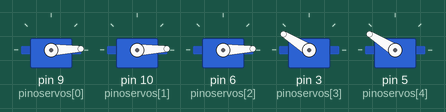
Bench run of a sketch on a simulated Arduino Uno, built with avr-gcc and run on an emulated ATmega328P. On the bench: 5 × servo.

Above: at 0.05 s.
At 1.15 s:
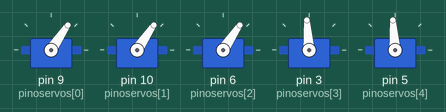
At 2.25 s:
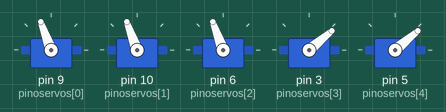
At 4.45 s:
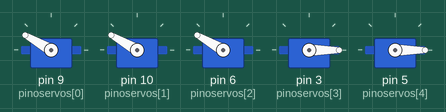
At 6.65 s:
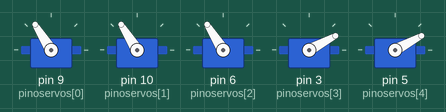
At 8.85 s:
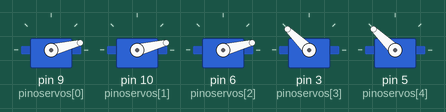
Timing chart, 0 to 15.8 s (numbered marks = the images above):
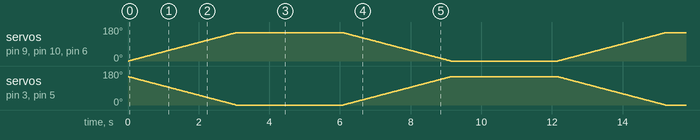

The sketch:

AUTOHAND.ino
```cpp
#include <Servo.h>
#define graumaximo 150

Servo servos[5];
int pinoservos[] = {9, 10, 6, 3, 5};

void setup() {
  for (int i = 0; i < 5; i++) {
    servos[i].attach(pinoservos[i]);
  }
}

void loop() {

  for (int pos = 0; pos <= graumaximo; pos++) {
    for (int i = 0; i < 5; i++) {
      int angulo;
      if (i == 3 || i == 4) {
        angulo = graumaximo - pos;
      } else {
        angulo = pos;
      }
            servos[i].write(angulo);
    }
    delay(20);
  }

  delay(3000);  // Pausa

  for (int pos = graumaximo; pos >= 0; pos--) {
    for (int i = 0; i < 5; i++) {
      int angulo;

      if (i == 3 || i == 4) {
        angulo = graumaximo - pos;
      } else {
        angulo = pos;
      }

      servos[i].write(angulo);
    }
    delay(20);
  }

  delay(3000);  // Pausa
}
```
